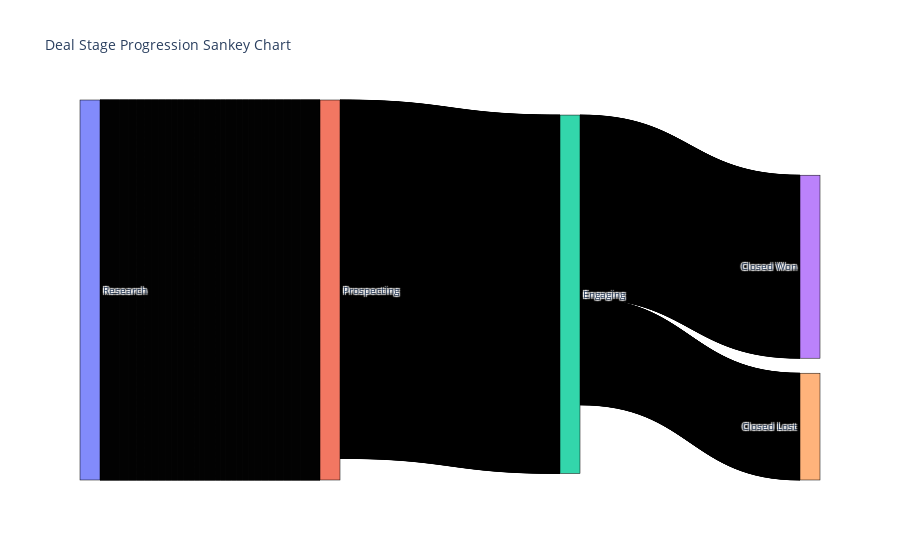

Notebook code cell kept with this figure:
### Markdown cell above
I want to show the stages in a Sankey Diagram, but since we have opportunities in the Prospecting stage (the first stage), those deals will point to themselves. To avoid this, I will create a previous stage named 'Research,' which will contain the total number of deals.

### Code cell
import plotly.graph_objects as go
import pandas as pd

# Define the stage progression
stage_progression = {
    'Research': ['Research'],
    'Prospecting': ['Research','Prospecting'],
    'Engaging': ['Research','Prospecting', 'Engaging'],
    'Closed Won': ['Research','Prospecting', 'Engaging', 'Closed Won'],
    'Closed Lost': ['Research','Prospecting', 'Engaging', 'Closed Lost']
}

# Generate Cumulative Transitions
cumulative_data = []
for _, row in sales_df.iterrows():
    # Get the cumulative stages based on the main_stage
    stages = stage_progression.get(row['main_stage'], [])
    if stages:
        # Create transitions between cumulative stages
        for i in range(len(stages)-1):
            cumulative_data.append({
                'deal_id': row['opportunity_id'],       # The unique ID of the deal
                'source': stages[i],            # The current stage
                'target': stages[i + 1],        # The next stage
                'final_stage': row['main_stage'], # The final stage of the deal
            })

# Prepare the data for Sankey chart
sources = []
targets = []
values = []

# Map stages to integer indices
stage_labels = ['Research','Prospecting', 'Engaging', 'Closed Won', 'Closed Lost']
stage_indices = {stage: idx for idx, stage in enumerate(stage_labels)}

# Calculate the flow (value) between stages
for transition in cumulative_data:
    source_idx = stage_indices[transition['source']]
    target_idx = stage_indices[transition['target']]
    
    # Count occurrences of the transitions
    sources.append(source_idx)
    targets.append(target_idx)
    values.append(1)  # Each transition counts as 1

# Create the Sankey chart
fig = go.Figure(go.Sankey(
    node=dict(
        pad=15,
        thickness=20,
        line=dict(color="black", width=0.5),
        label=stage_labels
    ),
    link=dict(
        source=sources,
        target=targets,
        value=values
    )
))

# Update layout and show the chart
fig.update_layout(title="Deal Stage Progression Sankey Chart", font_size=10)
fig.show()

### Figure 1 — Plotly figure (JSON) as saved in the notebook; plotly's stock layout.template omitted (floating-point values rounded to 4 significant figures; data arrays with more than 128 entries replaced by an {"elided": "..."} marker saying what was removed)
{"data": [{"link": {"source": {"elided": "23811 int values"}, "target": {"elided": "23811 int values"}, "value": {"elided": "23811 int values"}}, "node": {"label": ["Research", "Prospecting", "Engaging", "Closed Won", "Closed Lost"], "line": {"color": "black", "width": 0.5}, "pad": 15, "thickness": 20}, "type": "sankey"}], "layout": {"autosize": true, "font": {"size": 10}, "title": {"text": "Deal Stage Progression Sankey Chart"}}}
